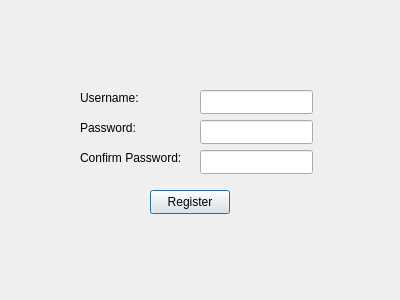
<?xml version="1.0" encoding="UTF-8"?>
<ui version="4.0">
 <class>RegistrationPage</class>
 <widget class="QDialog" name="RegistrationPage">
  <property name="geometry">
   <rect>
    <x>0</x>
    <y>0</y>
    <width>400</width>
    <height>300</height>
   </rect>
  </property>
  <property name="windowTitle">
   <string>Dialog</string>
  </property>
  <widget class="QLabel" name="label">
   <property name="geometry">
    <rect>
     <x>80</x>
     <y>90</y>
     <width>71</width>
     <height>16</height>
    </rect>
   </property>
   <property name="text">
    <string>Username:</string>
   </property>
  </widget>
  <widget class="QLabel" name="label_2">
   <property name="geometry">
    <rect>
     <x>80</x>
     <y>120</y>
     <width>71</width>
     <height>16</height>
    </rect>
   </property>
   <property name="text">
    <string>Password:</string>
   </property>
  </widget>
  <widget class="QLabel" name="label_3">
   <property name="geometry">
    <rect>
     <x>80</x>
     <y>150</y>
     <width>111</width>
     <height>16</height>
    </rect>
   </property>
   <property name="text">
    <string>Confirm Password:</string>
   </property>
  </widget>
  <widget class="QLineEdit" name="lineEdit_username_register">
   <property name="geometry">
    <rect>
     <x>200</x>
     <y>90</y>
     <width>113</width>
     <height>24</height>
    </rect>
   </property>
   <property name="inputMethodHints">
    <set>Qt::InputMethodHint::ImhNone</set>
   </property>
   <property name="echoMode">
    <enum>QLineEdit::EchoMode::Normal</enum>
   </property>
  </widget>
  <widget class="QLineEdit" name="lineEdit_password_register">
   <property name="geometry">
    <rect>
     <x>200</x>
     <y>120</y>
     <width>113</width>
     <height>24</height>
    </rect>
   </property>
   <property name="echoMode">
    <enum>QLineEdit::EchoMode::Password</enum>
   </property>
  </widget>
  <widget class="QLineEdit" name="lineEdit_password_confirm_register">
   <property name="geometry">
    <rect>
     <x>200</x>
     <y>150</y>
     <width>113</width>
     <height>24</height>
    </rect>
   </property>
   <property name="echoMode">
    <enum>QLineEdit::EchoMode::Password</enum>
   </property>
  </widget>
  <widget class="QPushButton" name="pushButton">
   <property name="geometry">
    <rect>
     <x>150</x>
     <y>190</y>
     <width>80</width>
     <height>24</height>
    </rect>
   </property>
   <property name="text">
    <string>Register</string>
   </property>
  </widget>
 </widget>
 <resources/>
 <connections/>
</ui>
